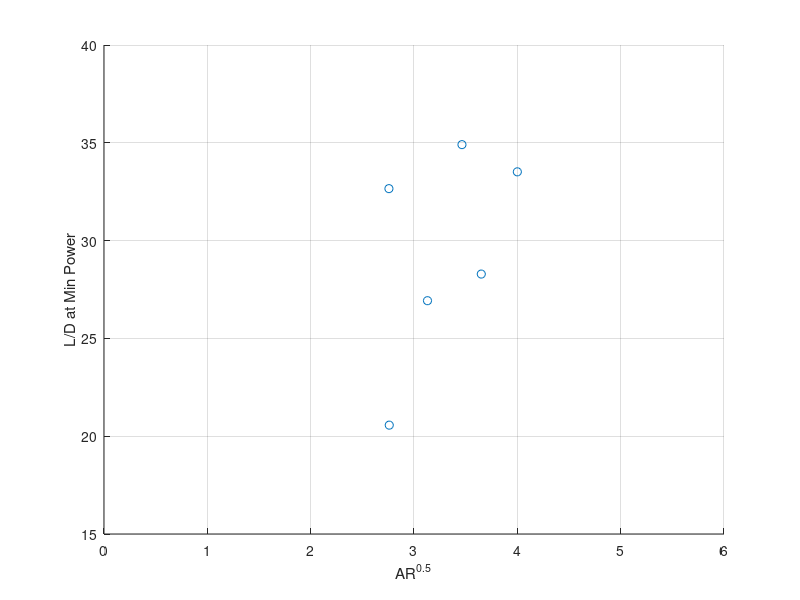
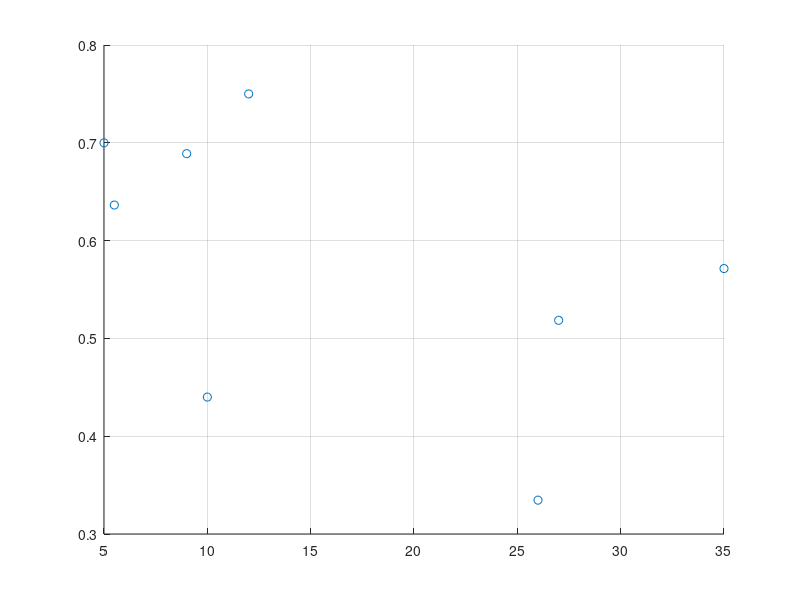

MATLAB code to generate these figures, in order: (Note: this script raises an error after producing the figures.)
clear all; close all
figure
grid on
hold on
xlabel('AR^0^.^5')
ylabel('L/D at Min Power')
axis([0 6 15 40])
nu = 15.53e-6;
AR_array = [0 0 0 0 0 0 0];
L_DMax_array = [0 0 0 0 0 0 0];
%% Boeing Insitu
HalfWing = 1.6;
S = 2*1.6*0.2;
b = 2*HalfWing;
AR = b^2/S;
sweep = 20;
e = 1.78*(1-0.045*AR^0.68)-0.64;
V = 28.3;
K = 1/(pi*e*AR);
c = 0.3;
Re = V*c/nu;
Cf = 1.328/sqrt(Re);
Ratio = 2.86; %%%%%%%%%
Cd0 = Cf*Ratio;
L_DMax = sqrt(3/(16*K*Cd0));
AR_array(1) = AR;
L_DMax_array(1) = L_DMax;
%scatter(sqrt(AR),L_DMax);
%% RQ 20 Puma
b = 2.8;
S = 0.8;
AR = 9.8;
V = 18;
sweep = 0;
e = 1.78*(1-0.045*AR^0.68)-0.64;
K = 1/(pi*e*AR);
c = 0.25439;
Re = V*c/nu;
Cf = 1.328/sqrt(Re);
Ratio = 2.48;
Cd0 = Cf*Ratio;
L_DMax = sqrt(3/(16*K*Cd0));
AR_array(2) = AR;
L_DMax_array(2) = L_DMax;
%scatter(sqrt(AR),L_DMax);
%% Albatross
b = 15;
A = 12.26;
c = 0.23;
AR = 18.3;
sweep = 0;
e = 1.78*(1-0.045*AR^0.68)-0.64;
K = 1/(pi*e*AR);
V = 55.56;
Re = V*c/nu;
Cf = 1.328/sqrt(Re);
Ratio = 2.43;
Cd0 = Cf*Ratio;
L_DMax = sqrt(3/(16*K*Cd0));
AR_array(3) = AR;
L_DMax_array(3) = L_DMax;
%scatter(sqrt(AR),L_DMax);
%% Random Plane (HASA)
b = 2.36;
S = 0.733;
AR = 7.603;
c = 0.371;
V = 30;
sweep = 30;
e = 1.78*(1-0.045*AR^0.68)-0.64;
K = 1/(pi*e*AR);
Re = V*c/nu;
Cf = 1.328/sqrt(Re);
Ratio = 2.2;
Cd0 = Cf*Ratio;
L_DMax = sqrt(3/(16*K*Cd0));
AR_array(4) = AR;
L_DMax_array(4) = L_DMax;
%scatter(sqrt(AR),L_DMax);
%% CM Furia
b = 2;
S = 0.3;
AR = 13.33;
c = 0.2;
V = 18;
sweep = 15;
e = 1.78*(1-0.045*AR^0.68)-0.64;
K = 1/(pi*e*AR);
Re = V*c/nu;
Cf = 1.328/sqrt(Re);
Ratio = 2.397;
Cd0 = Cf*Ratio;
L_DMax = sqrt(3/(16*K*Cd0));
AR_array(5) = AR;
L_DMax_array(5) = L_DMax;
%scatter(sqrt(AR),L_DMax);
%% Borey 20
b = 4.3;
S = 1.59;
AR = 12;
c = 0.36;
V = 20;
sweep = 20;
e = 1.78*(1-0.045*AR^0.68)-0.64;
K = 1/(pi*e*AR);
Re = V*c/nu;
Cf = 1.328/sqrt(Re);
Ratio = 2.1;
Cd0 = Cf*Ratio;
L_DMax = sqrt(3/(16*K*Cd0));
AR_array(6) = AR;
L_DMax_array(6) = L_DMax;

%% Crex B
rootc = 0.26;
S  = 2*1870e-2;
b = 170e-2;
AR = 7.62;
V =  10;
sweep = 20;
e = 1.78*(1-0.045*AR^0.68)-0.64;
K = 1/(pi*e*AR);
c = 0.2253;
Re = V*c/nu;
Cf = 1.328/sqrt(Re);
Ratio = 2.5;
Cd0 = Cf*Ratio;
L_DMax = sqrt(3/(16*K*Cd0));
AR_array(7) = AR;
L_DMax_array(7) = L_DMax;
%%
scatter(AR_array.^(0.5),L_DMax_array)
%% Mean of L/D and Updated Power Estimation
Mean_LbD = sum(L_DMax_array)/length(L_DMax_array)
Corresponding_AR = ((Mean_LbD -3.55)/8.038)^2
e = 1.78*(1-0.045*Corresponding_AR^0.68)-0.64
K = 1/(pi*e*Corresponding_AR)
c = 0.2253;
V = 20;
nu = 15.53e-6;
Re = V*c/nu;
Cf = 1.328/sqrt(Re);
Cd0 = Cf*3
V_RCMax = 15

Mass = 10.21; % From Week 2 Estimate
W = Mass*9.81;
Power_during_climb = 380.7550961;
%% Entering Data and visualizing it (WE NEED TO DO SOMETHING ABOUT THIS!!!!!)
%Empty_Weight = [8, 5, 3.7, 12, 14.9, 1.95, 11.5, 1.5, 6]; 
%MTOW = [9.5, 10, 4.7, 18, 21.5, 5.9, 14.5, 2.2, 10];
MTOW = [10,27,5.5,35,12,9,5,26];
Empty_Weight = [4.4,14,3.5,20,9,6.2,3.5,8.7];

x = linspace(5,50,100);
figure
hold on
grid on
scatter(MTOW,Empty_Weight./MTOW)
% plot(x,y)

%  Finding A, L by curve fitting
sol = fmincon(@(X) find_AL(X,MTOW,Empty_Weight./MTOW),[1,0])
y = sol(1)*x.^sol(2);
plot(x,y,LineWidth=2)
title('Empty Weight Fraction Vs Total Weight Trend')
xlabel('Wt')
ylabel('We/Wt')
%% Energy and Battery Weight Fraction Estimation
Mass = 10.21; %(Can be anything, will be cancelled in the final battery weight estimation)
W = Mass*9.81;
LbyD = Mean_LbD;

Ptakeoff = (0.5*10.21*14.4^2)/10 + 14.4*10.21*9.81/LbyD
Etakeoff = Ptakeoff*10;

P_climb = Power_during_climb
E_Climb = P_climb*120;

P_CruiseLoit = (20/(LbyD))*W
E_CruiseLoit = P_CruiseLoit*2*60*60;

P_Turn = 27*3*W/((LbyD))
E_Turn = P_Turn*90;

Total_Energy = 2*Etakeoff + 2*E_Climb + E_CruiseLoit + E_Turn

Battery_Energy_Density = 200; % W h/ Kg
Battery_Weight = Total_Energy*1.1/(0.8*0.8*Battery_Energy_Density*60*60);
Battery_Weight_Fraction = Battery_Weight/Mass;
display(Battery_Weight_Fraction);
%% Iterative Loop to find initial estimate of weight
A = sol(1);
L = sol(2);
W_p = 2.5; % Kg (We have to find this)
Battery_Weight_Fraction; % (Calculated in Battery Estimation)

figure
hold on
grid on
ylabel('Weight')
xlabel('Iteration Number')
title('Convergence of Weight')
n = 20;
W = linspace(5,35,n);
for k = 1:n
    w1 = W(k); % Kg (Just an initial guess)
    i = 1;
    diff = 10;
    array = zeros(1,2);
    array = [i w1];
    while abs(diff)>0.00001 
        empty_frac = find_empty_frac(A,L,w1);
        w2 = W_p/(1-Battery_Weight_Fraction-empty_frac); 
        diff = (w2-w1)/w1;
        w1 = w2;
        i=i+1;
        array(i,:) = [i w1];
        if i>100
            break
        end
    end
    % display(w1)
    plot(array(:,1),array(:,2), 'Color','b')
end
w1
%%
function y = find_empty_frac(A,L,W)
y = A*W.^L;
end

function cost = find_AL(X,MW,frac)
A = X(1);
L = X(2);
y = A*MW.^L;
error = (frac-y)./y;
cost = error*error';
end
